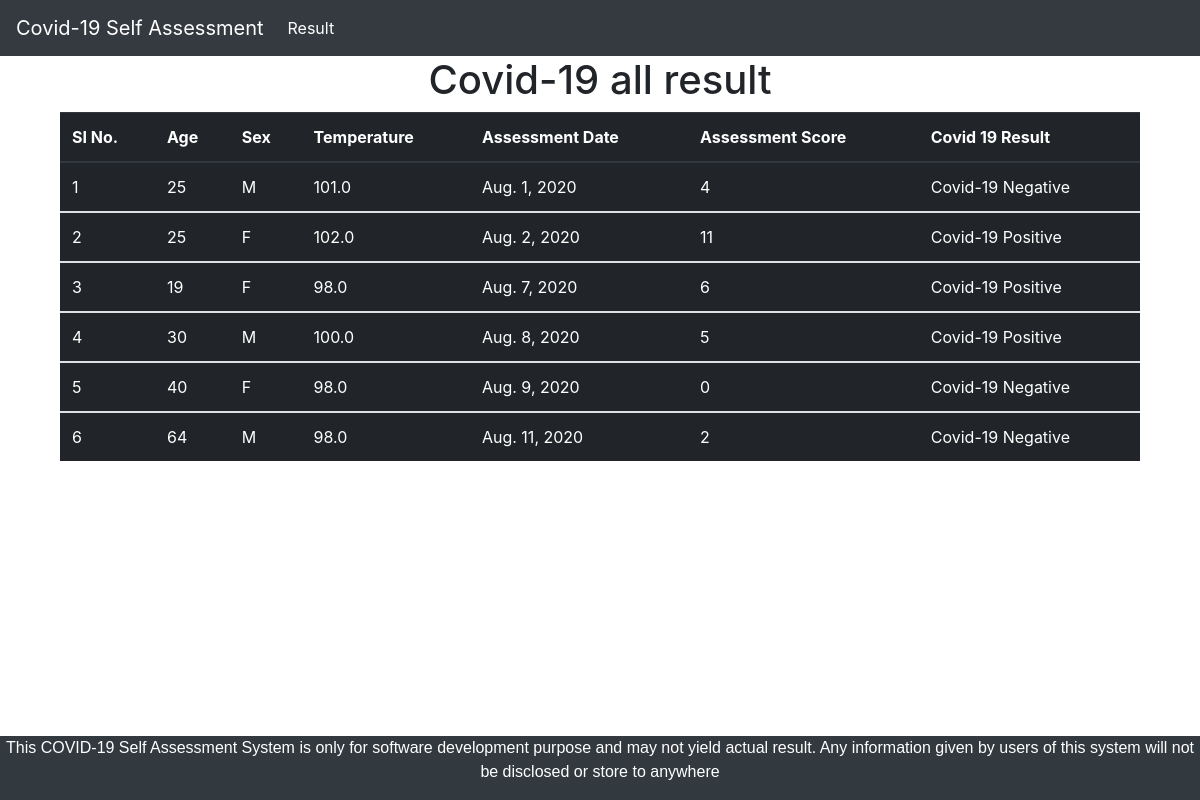
Page /result/ on the committed database.
### Evaluation/models.py (models this page shows)
class Question(models.Model):
    id = models.AutoField(primary_key=True)
    age = models.IntegerField()
    gender = models.CharField(max_length=100)
    temperature = models.FloatField()
    score = models.IntegerField()
    pub_date = models.DateField()
    Covid_Result = models.CharField(max_length=100)

### Evaluation/views.py (the view)
# urls.py: path('result/', result, name='result'),
def result(request):
    obj = Question.objects.all()
    context = {'obj': obj}
    return render(request, 'result.html', context)

### templates/result.html
{% extends 'base.html' %}
{%block content%}
<div class="container">
<h1 class=text-center> Covid-19 all result</h1>
<table class="table table-dark">
  <thead>
    <tr>
      <th scope="col">SI No.</th>
      <th scope="col">Age</th>
      <th scope="col">Sex</th>
      <th scope="col">Temperature</th>
      <th scope="col">Assessment Date</th>
      <th scope="col">Assessment Score</th>
      <th scope="col">Covid 19 Result</th>
    </tr>
  </thead>
  <tbody>
{%for item in obj %}
    <tr>
      <td>{{ item.id }}</td>
      <td>{{item.age}}</td>
      <td>{{item.gender}}</td>
     <td>{{item.temperature}}</td>
     <td>{{item.pub_date}}</td>
     <td>{{item.score}}</td>
     <td>{{item.Covid_Result}}</td>
    </tr>
  </tbody>
  {%endfor%}
</table>
</div>
{%endblock%}

### templates/base.html (shortened to what this page needs)
<!doctype html>
<html lang="en">
  <head>
    <link rel="stylesheet" href="https://stackpath.bootstrapcdn.com/bootstrap/4.1.3/css/bootstrap.min.css">
  </head>
  <body>
<nav class="navbar navbar-expand-lg navbar-dark bg-dark">
  <a class="navbar-brand" href="{%url 'index'%}">Covid-19 Self Assessment</a>
  <div class="collapse navbar-collapse" id="navbarSupportedContent">
    <ul class="navbar-nav mr-auto">
      <li class="nav-item active">
        <a class="nav-link" href="{% url 'result'%}">Result <span class="sr-only">(current)</span></a>
      </li>
  </div>
</nav>
<div class="container body">
{%block content%}
{%endblock%}
</div>
<div class="footer">
  <p>    This COVID-19 Self Assessment System is only for software
development purpose and may not yield actual result. Any
information given by users of this system will not be disclosed
or store to anywhere
</p>
</div>
  </body>
</html>

### templates/base.html (style rules this page uses)
.footer { position:absolute; left: 0; bottom: 0; width: 100%; background-color: #32393f; color: white; text-align: center; font-family:arial; }
.body { height: 700px; width: 100%; }

### rows in the picture
Question: id "1", age "25", gender "M", temperature "101.0", pub_date "Aug. 1, 2020", score "4", Covid_Result "Covid-19 Negative"
Question: id "2", age "25", gender "F", temperature "102.0", pub_date "Aug. 2, 2020", score "11", Covid_Result "Covid-19 Positive"
Question: id "3", age "19", gender "F", temperature "98.0", pub_date "Aug. 7, 2020", score "6", Covid_Result "Covid-19 Positive"
Question: id "4", age "30", gender "M", temperature "100.0", pub_date "Aug. 8, 2020", score "5", Covid_Result "Covid-19 Positive"
Question: id "5", age "40", gender "F", temperature "98.0", pub_date "Aug. 9, 2020", score "0", Covid_Result "Covid-19 Negative"
Question: id "6", age "64", gender "M", temperature "98.0", pub_date "Aug. 11, 2020", score "2", Covid_Result "Covid-19 Negative"
